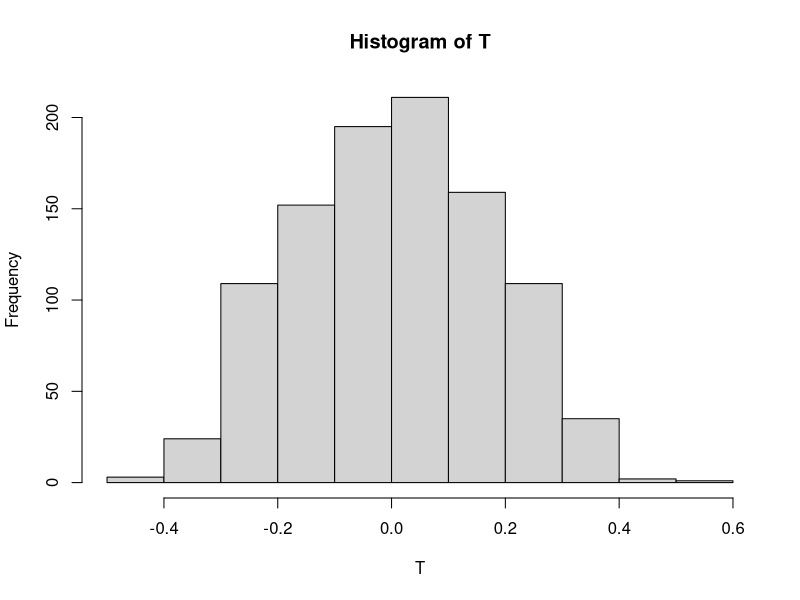
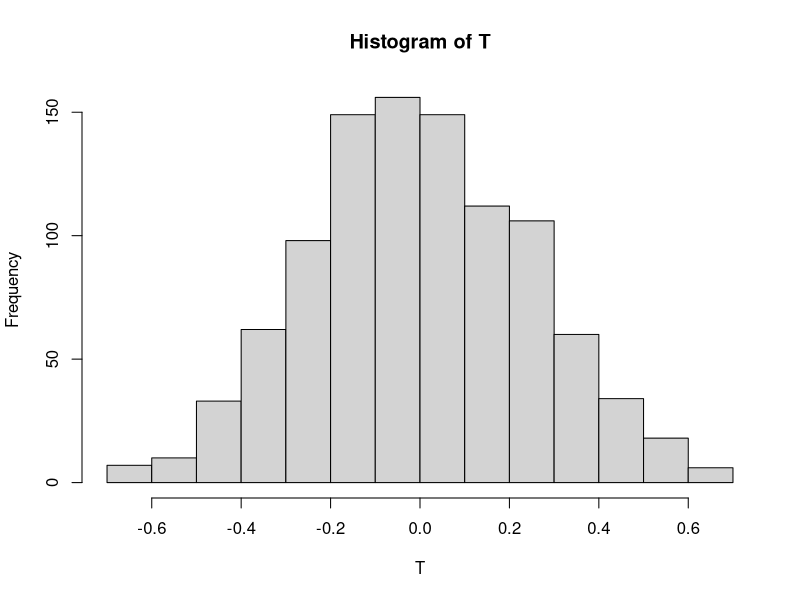
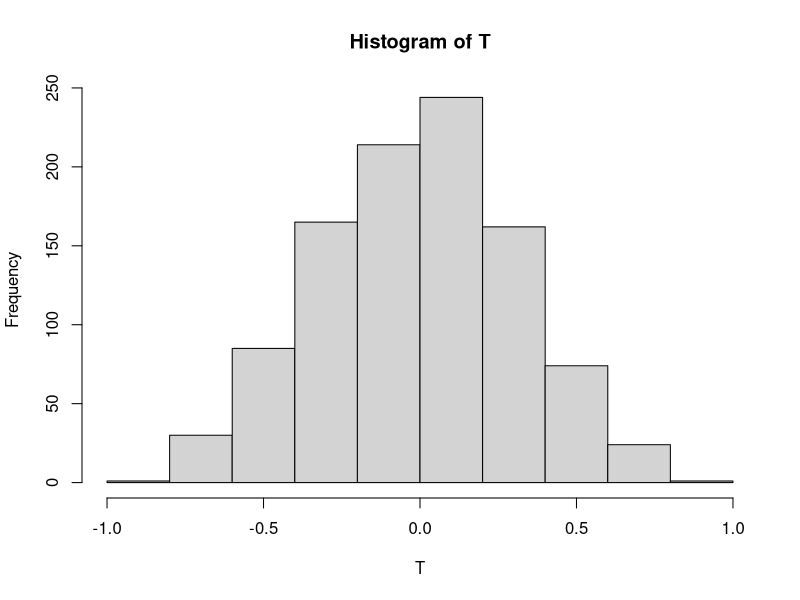
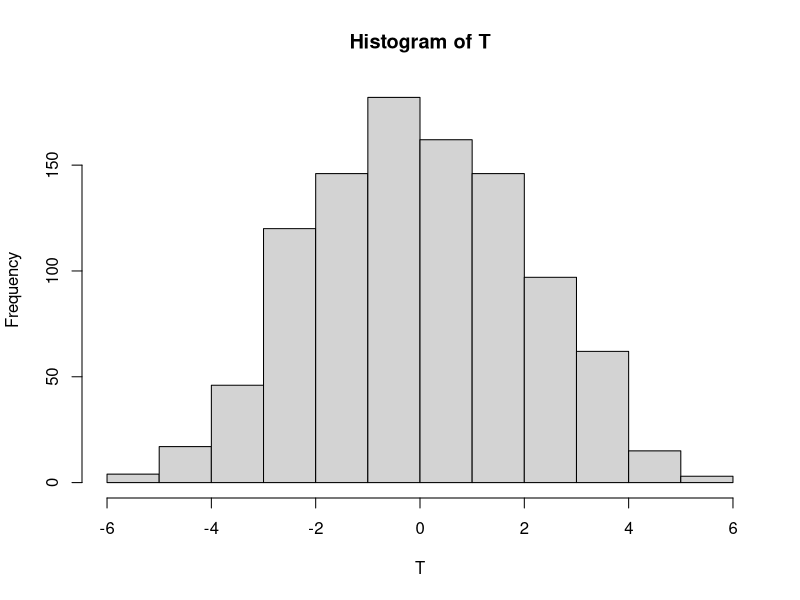
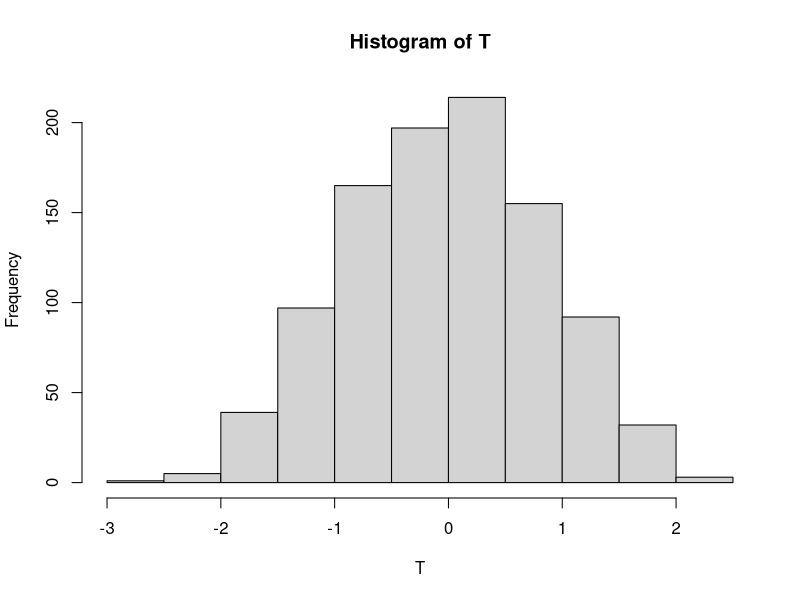

Write R code to recreate these figures, in order.
#dane tydzien przed i po wydarzeniu 


#sankcje ue 
#PKN ORLEN
x1po=c(40.87,
               40.59,
               40.37,
               40.70,
               41.00,
               41.32,
               42.32)

x1przed=c(40.10,
              40.57,
              40.08,
              39.58,
              40.71,
              41.16,
              41.35)

x1pog=x1po[length(x1po):1]
x1pog
x1przedg=x1przed[length(x1przed):1]
x1przedg


dane=c(x1przedg,x1pog)
dane
t=c(1:7)

a01=lm(x1przedg~t)$coefficients[2]
a02=lm(x1pog~t)$coefficients[2]
a01
a02
T0=a01-a02
T0

T=c()
N=1000
for (i in 1:N) {
  danep=sample(dane)
  T[i]=(lm(danep[1:7]~t)$coefficients[2])-lm(danep[8:14]~t)$coefficients[2]
}
T0
hist(T)
ASL=sum(abs(T)>=abs(T0))/1000
ASL
#tarczynski 
x2po=c(12.50,
                      12.36,
                      12.10,
                      12.31,
                      12.37,
                      12.20,
                      11.90)
x2przed=c(13.42,
                         13.68,
                         14.18,
                         14.09,
                         13.99,
                         14.10,
                         14.00)

x2pog=x2po[length(x2po):1]
x2pog
x2przedg=x2przed[length(x2przed):1]
x2przedg

dane=c(x2przedg,x2pog)
dane
t=c(1:7)
a01=lm(x2przedg~t)$coefficients[2]
a02=lm(x2pog~t)$coefficients[2]
a01
a02
T0=a01-a02
T0

T=c()
N=1000
for (i in 1:N) {
  danep=sample(dane)
  T[i]=(lm(danep[1:7]~t)$coefficients[2])-lm(danep[8:14]~t)$coefficients[2]
}
hist(T)
T0
ASL=sum(abs(T)>=abs(T0))/1000
ASL

#unicredit
x3po=c(27.00,
                     26.99,
                     27.50,
                     27.59,
                     27.50,
                     27.50,
                     27.56)
x3przed=c(26.56,
                        27.29,
                        27.11,
                        25.60,
                        25.10,
                        24.87,
                        24.20)

x3pog=x3po[length(x3po):1]
x3pog
x3przedg=x3przed[length(x3przed):1]
x3przedg

dane=c(x3przedg,x3pog)
dane
t=c(1:7)
a01=lm(x3przedg~t)$coefficients[2]
a02=lm(x3pog~t)$coefficients[2]
T0=a01-a02
a01
a02
T0

T=c()
N=1000
for (i in 1:N) {
  danep=sample(dane)
  T[i]=(lm(danep[1:7]~t)$coefficients[2])-lm(danep[8:14]~t)$coefficients[2]
}

ASL=sum(abs(T)>=abs(T0))/1000
hist(T)
T0
ASL
#POTWIERDZILA SIE HIPOTEZA ZE SA INNE 
#kghm
x4po=c(105.40,
                   101.45,
                   100.45,
                   99.90,
                   100.50,
                   104.90,
                   104.85)
x4przed=c(102.05,
                102.90,
                104.50,
                109.60,
                116.00,
                121.45,
                120.60)

x4pog=x4po[length(x4po):1]
x4pog
x4przedg=x4przed[length(x4przed):1]
x4przedg

dane=c(x4przedg,x4pog)
dane
t=c(1:7)
a01=lm(x4przedg~t)$coefficients[2]
a02=lm(x4pog~t)$coefficients[2]
T0=a01-a02
a01
a02
T0

T=c()
N=1000
for (i in 1:N) {
  danep=sample(dane)
  T[i]=(lm(danep[1:7]~t)$coefficients[2])-lm(danep[8:14]~t)$coefficients[2]
}

hist(T)
ASL=sum(abs(T)>=abs(T0))/1000
ASL

#zywiec
x5po=c(426.00,
                     426.00,
                     430.00,
                     422.00,
                     422.00,
                     424.90,
                     425.00)
x5przed=c(429.00,
                  430.00,
                  431.00,
                  430.00,
                  430.00,
                  431.05,
                  430.00)

x5pog=x5po[length(x5po):1]
x5pog
x5przedg=x5przed[length(x5przed):1]
x5przedg

dane=c(x5przedg,x5pog)
dane
t=c(1:7)
a01=lm(x5przedg~t)$coefficients[2]
a02=lm(x5pog~t)$coefficients[2]
T0=a01-a02
a01
a02
T0

T=c()
N=1000
for (i in 1:N) {
  danep=sample(dane)
  T[i]=(lm(danep[1:7]~t)$coefficients[2])-lm(danep[8:14]~t)$coefficients[2]
}
hist(T)
T0
ASL=sum(abs(T)>=abs(T0))/1000
ASL
